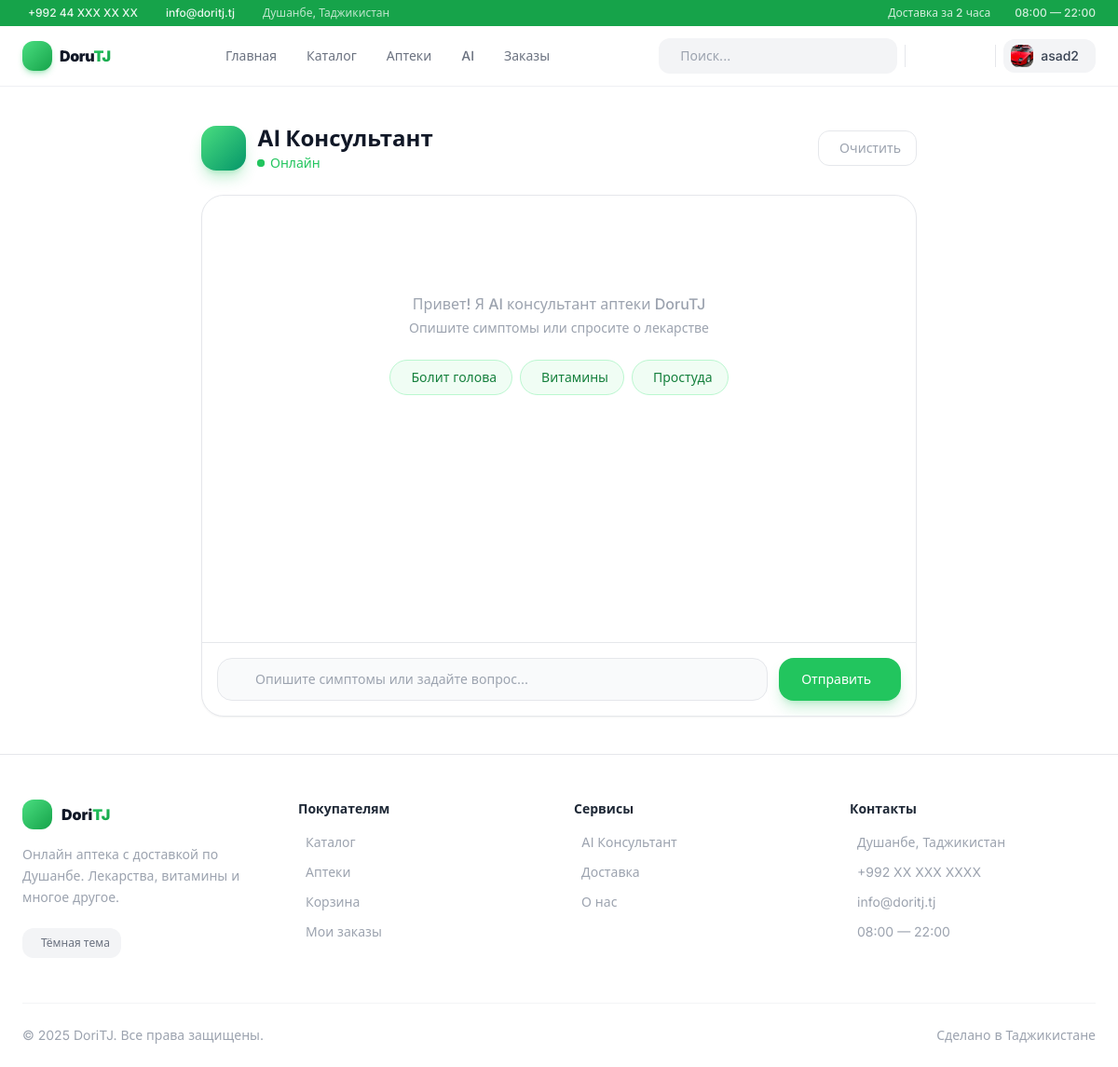
Before: /consultantai/ (signed in) with the older database file.
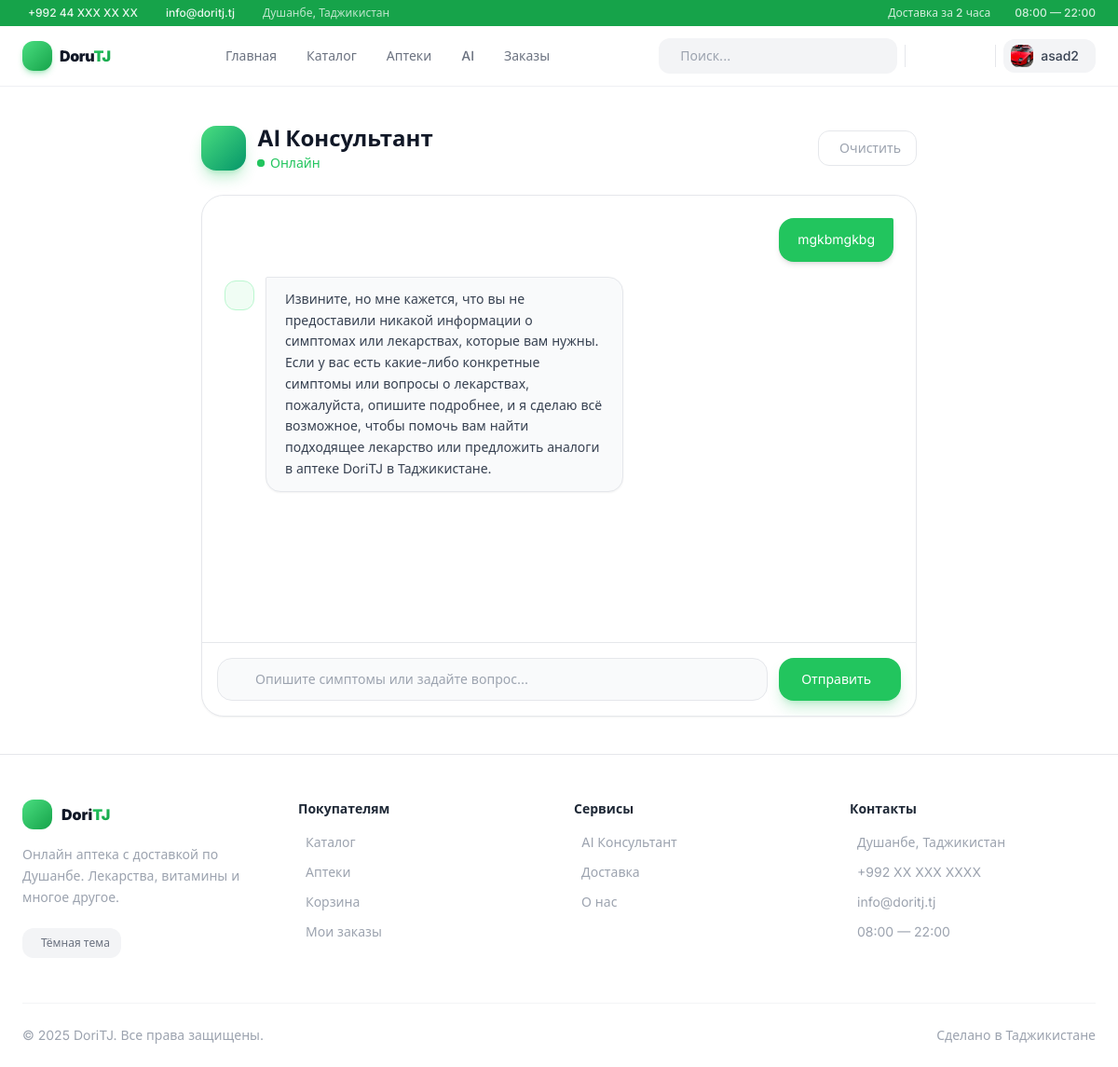
After: the same page with the newer database file.
### consultantai/models.py (models this page shows, shortened)
class ChatMessage(models.Model):
    user = models.ForeignKey(settings.AUTH_USER_MODEL, on_delete=models.CASCADE)
    role = models.CharField(max_length=10)  # 'user' или 'assistant'
    message = models.TextField()
    created_at = models.DateTimeField(auto_now_add=True)

### consultantai/views.py (the view, shortened to what this page needs)
# urls.py: path('', views.consultant, name='consultant'),
@login_required
def consultant(request):
    history = ChatMessage.objects.filter(user=request.user).order_by('created_at')
    return render(request, 'chat.html', {'history': history})

### accounts/backend.py (called while the page is built)
    def get_user(self, user_id):
        try:
            return User.objects.get(pk=user_id)
        except User.DoesNotExist:
            return None

### templates/chat.html (shortened to what the changed rows need)
{% extends 'base.html' %}
{% block content %}
<div class="max-w-3xl mx-auto">
    <div class="flex items-center justify-between mb-6">
        <div class="flex items-center gap-3">
            <div>
                <h1 class="text-2xl font-bold text-gray-900 dark:text-white">AI Консультант</h1>
            </div>
        </div>
    </div>
    <div class="bg-white dark:bg-gray-900 rounded-3xl border border-gray-200 dark:border-gray-700/50 overflow-hidden shadow-sm" style="height: 560px; display: flex; flex-direction: column;">
        <div class="flex-1 overflow-y-auto p-6 space-y-4" id="chat-messages">
            {% if not history %}
            <div class="text-center py-16">
                <p class="text-gray-400 dark:text-gray-500 font-medium">Привет! Я AI консультант аптеки DoruTJ</p>
                <p class="text-gray-400 dark:text-gray-500 text-sm mt-1">Опишите симптомы или спросите о лекарстве</p>
                <div class="flex flex-wrap gap-2 justify-center mt-6">
                    <button onclick="setQuestion('У меня болит голова, что посоветуете?')"
                        class="flex items-center gap-1.5 text-sm bg-brand-50 dark:bg-brand-900/20 text-brand-700 dark:text-brand-400 px-4 py-2 rounded-full hover:bg-brand-100 dark:hover:bg-brand-900/30 border border-brand-200 dark:border-brand-800 btn-press transition-all">
                        Болит голова
                    </button>
                    <button onclick="setQuestion('Какие витамины лучше принимать весной?')"
                        class="flex items-center gap-1.5 text-sm bg-brand-50 dark:bg-brand-900/20 text-brand-700 dark:text-brand-400 px-4 py-2 rounded-full hover:bg-brand-100 dark:hover:bg-brand-900/30 border border-brand-200 dark:border-brand-800 btn-press transition-all">
                        Витамины
                    </button>
                    <button onclick="setQuestion('Что принять при простуде?')"
                        class="flex items-center gap-1.5 text-sm bg-brand-50 dark:bg-brand-900/20 text-brand-700 dark:text-brand-400 px-4 py-2 rounded-full hover:bg-brand-100 dark:hover:bg-brand-900/30 border border-brand-200 dark:border-brand-800 btn-press transition-all">
                        Простуда
                    </button>
                </div>
            </div>
            {% endif %}
            {% for msg in history %}
            {% if msg.role == 'user' %}
            <div class="flex justify-end">
                <div class="max-w-sm bg-brand-500 text-white px-5 py-3 rounded-2xl rounded-tr-sm text-sm leading-relaxed shadow-md">
                    {{ msg.message }}
                </div>
            </div>
            {% else %}
            <div class="flex gap-3">
                <div class="w-8 h-8 bg-brand-50 dark:bg-brand-900/30 rounded-xl flex items-center justify-center text-sm flex-shrink-0 mt-1 border border-brand-200 dark:border-brand-800">
                </div>
                <div class="max-w-sm bg-gray-50 dark:bg-gray-800 px-5 py-3 rounded-2xl rounded-tl-sm text-sm text-gray-700 dark:text-gray-200 leading-relaxed border border-gray-200 dark:border-gray-700 shadow-sm">
                    {{ msg.message }}
                </div>
            </div>
            {% endif %}
            {% endfor %}
        </div>
    </div>
</div>
{% endblock %}

Changed rows visible on the page:
added ChatMessage: message "mgkbmgkbg"
added ChatMessage: message "Извините, но мне кажется, что вы не предоставили никакой информации о симптомах или лекарствах, которые вам нужны. Если у вас есть какие-либо конкретные симптомы или вопросы о лекарствах, пожалуйста, опишите подробнее, и я сделаю всё возможное, чтобы помочь вам найти подходящее лекарство или предложить аналоги в аптеке DoriTJ в Таджикистане."
Other visible differences:
text no longer shown: "Привет! Я AI консультант аптеки DoruTJ Опишите симптомы или спросите о лекарстве Болит голова Витамины Простуда"
